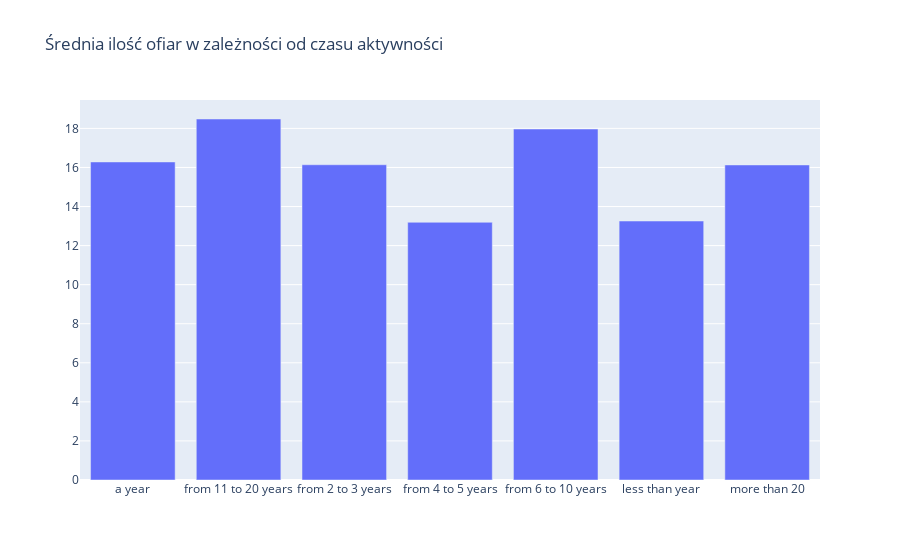

This figure's notebook cell:
### Code cell
# plot
domain = serial_killers_by_active['time_of_active_range']
fig = go.Figure()
fig.add_trace(go.Bar(x = domain, y = serial_killers_by_active['avg_proven_victims']))
fig.update_layout(title = 'Średnia ilość ofiar w zależności od czasu aktywności')
iplot(fig)

### Figure 1 — Plotly figure (JSON) as saved in the notebook; plotly's stock layout.template omitted (floating-point values rounded to 4 significant figures)
{"data": [{"type": "bar", "x": ["a year", "from 11 to 20 years", "from 2 to 3 years", "from 4 to 5 years", "from 6 to 10 years", "less than year", "more than 20"], "y": [16.28, 18.48, 16.14, 13.19, 17.97, 13.26, 16.13]}], "layout": {"title": {"text": "Średnia ilość ofiar w zależności od czasu aktywności"}}}
